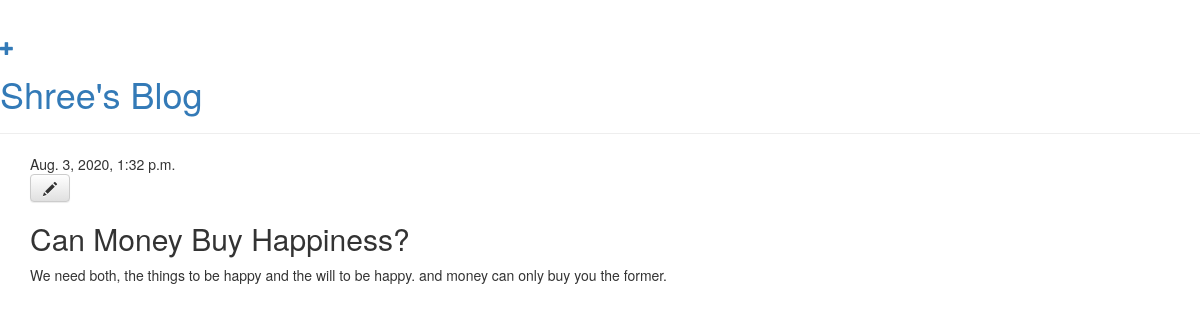
/post/1/, run on an earlier commit of the app's database.
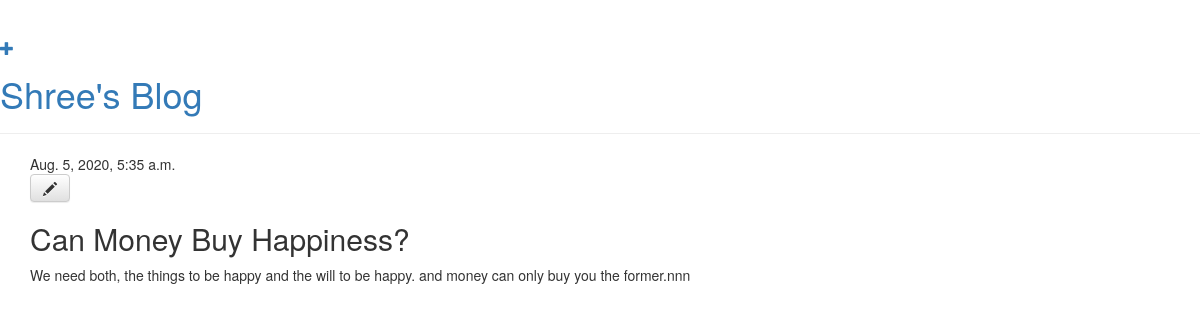
And on a later commit of the database.
### blog/models.py (models this page shows, shortened)
class Post(models.Model):
    author = models.ForeignKey(settings.AUTH_USER_MODEL, on_delete=models.CASCADE)
    title = models.CharField(max_length=200)
    text = models.TextField()
    created_date = models.DateTimeField(default=timezone.now)
    published_date = models.DateTimeField(blank=True, null=True)

### blog/views.py (the view)
# urls.py: path('post/<int:pk>/', views.post_detail, name='post_detail'),
def post_detail(request, pk):
    post = get_object_or_404(Post, pk=pk)
    return render(request, 'blog/post_detail.html', {'post': post})

### blog/templates/blog/post_detail.html
{% extends 'blog/base.html' %}
{% block content %}
    <div class="post">
        {% if post.published_date %}
            <div class="date">
                {{ post.published_date }}
            </div>
        {% endif %}
        <a class="btn btn-default" href="{% url 'post_edit' pk=post.pk %}"><span class="glyphicon glyphicon-pencil"></span></a>
        <h2>{{ post.title }}</h2>
        <p>{{ post.text|linebreaksbr }}</p>
    </div>
{% endblock %}

What changed in the data, as far as the page shows it:
changed Post "Can Money Buy Happiness?": published_date "Aug. 3, 2020, 1:32 p.m." → "Aug. 5, 2020, 5:35 a.m."; text "We need both, the things to be happy and the will to be happy. and money can only buy you the former." → "We need both, the things to be happy and the will to be happy. and money can only buy you the former.nnn"
